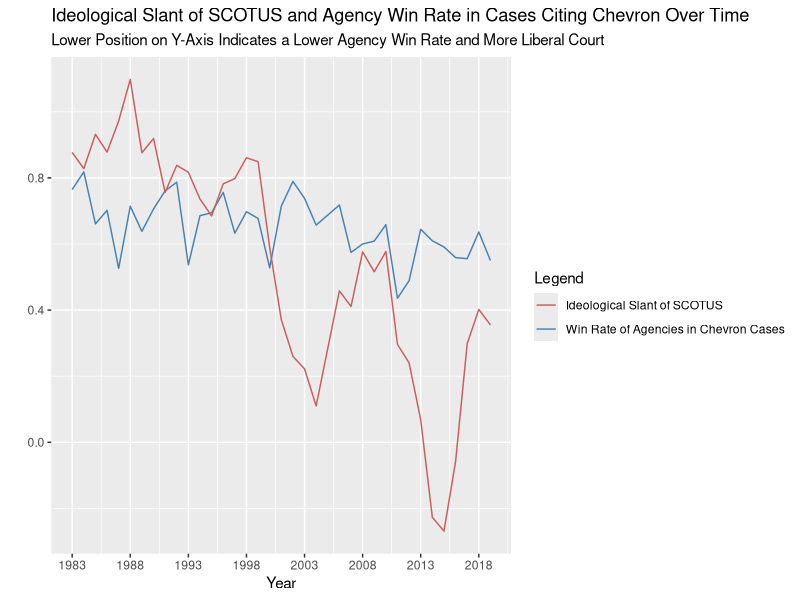
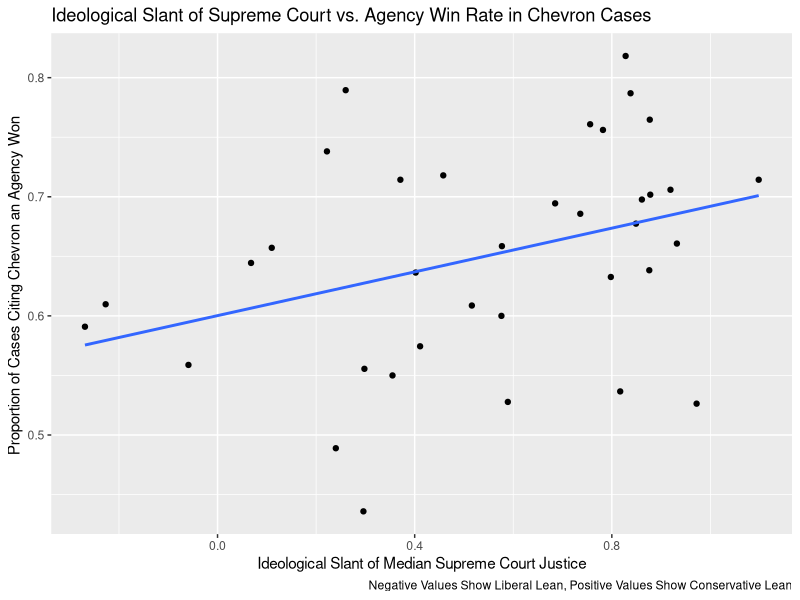

Generate these figures, in order, with R:
## ---- chunk 1
library(ggplot2)
library(tidyverse)

deference_data <- read_csv("data/ProjectDeferenceData.csv")
court_data <- read_csv("data/court.csv")

deference_data <- deference_data |>
  mutate(
    case_winner = if_else(Decision == 0, "gov_agency", "not_agency"),
    term = Term
  ) |>
  select(term, Term, Name, Decision, Agency, ChevronCited, case_winner)


court_data <- court_data |>
  filter(term >= 1983 & term <= 2019) |>
  mutate(
    term = as.double(term)
  ) |>
  select(term, med)

final_data <- deference_data |>
  left_join(court_data)

chevron_data <- final_data |>
  group_by(term) |>
  summarize(
    median_slant = mean(med),
    agency_prop_win = mean(case_winner == "gov_agency")
  )

chevron_data <- chevron_data |>
  drop_na()

chevron_data |>
  knitr::kable(col.names = c("Term", "Ideological Slant of Median Justice", "Proportion of Agency Wins in Chevron Cases"))

## ---- chunk 2
chevron_data |>
ggplot(mapping = aes(x = term)) +
  geom_line(aes(y = agency_prop_win, color = "Win Rate of Agencies in Chevron Cases"), se = FALSE) +
  geom_line(aes(y = median_slant, color = "Ideological Slant of SCOTUS"), se = FALSE) +
  scale_colour_manual(name ="Legend", values = c("Win Rate of Agencies in Chevron Cases" = "steelblue", "Ideological Slant of SCOTUS" = "indianred")) +
  scale_x_continuous(breaks=seq(1983,2019,by=5)) +
labs(
  title = "Ideological Slant of SCOTUS and Agency Win Rate in Cases Citing Chevron Over Time",
  x = "Year",
  y = "",
  subtitle = "Lower Position on Y-Axis Indicates a Lower Agency Win Rate and More Liberal Court",
)
  
## ---- chunk 3
ideology_graph <- chevron_data |>
  ggplot(mapping = aes(x = median_slant, y = agency_prop_win)) +
  geom_point() +
  geom_smooth(method = "lm", se = FALSE) +
  labs(
    x = "Ideological Slant of Median Supreme Court Justice",
    y = "Proportion of Cases Citing Chevron an Agency Won ",
    title = "Ideological Slant of Supreme Court vs. Agency Win Rate in Chevron Cases",
    caption = "Negative Values Show Liberal Lean, Positive Values Show Conservative Lean"
  )

ideology_graph
## ---- chunk 4
party_analysis <- lm(agency_prop_win ~ median_slant, data = chevron_data)

party_analysis
## ---- chunk 5
library(broom)

glance(party_analysis) |>
  select(r.squared, p.value) |>
  knitr::kable(col.names = c("R Squared", "P Value"))
